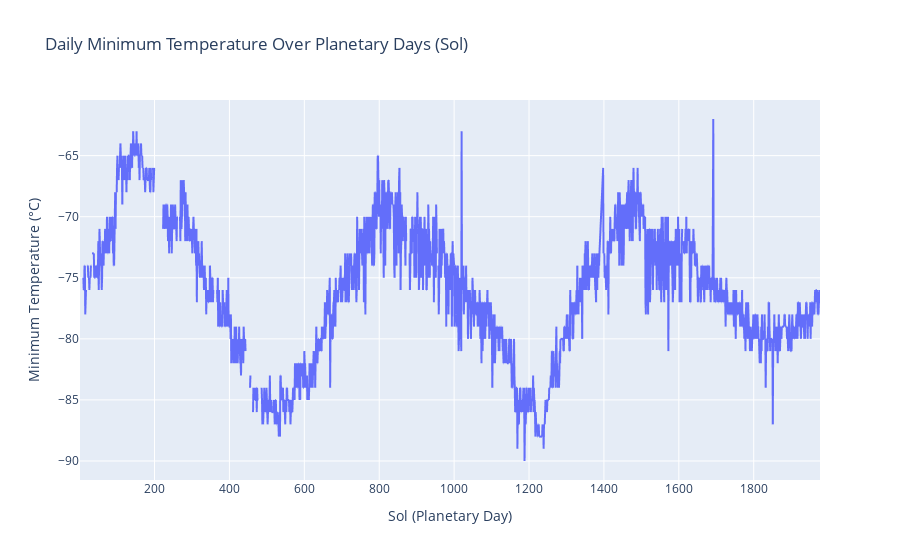

Notebook source saved alongside this figure:
### Code cell
# Line chart the daily minimum temp over sols (Daily Temperature Dynamics)
px.line(
    planet_data,
    x='sol', 
    y='min_temp',
    title='Daily Minimum Temperature Over Planetary Days (Sol)',
    labels={'sol': 'Sol (Planetary Day)', 'min_temp': 'Minimum Temperature (°C)'}
)

### Figure 1 — Plotly figure (JSON) as saved in the notebook; plotly's stock layout.template omitted (floating-point values rounded to 4 significant figures; data arrays with more than 128 entries replaced by an {"elided": "..."} marker saying what was removed)
{"data": [{"hovertemplate": "Sol (Planetary Day)=%{x}<br>Minimum Temperature (°C)=%{y}<extra></extra>", "legendgroup": "", "line": {"color": "#636efa", "dash": "solid"}, "marker": {"symbol": "circle"}, "mode": "lines", "name": "", "showlegend": false, "type": "scattergl", "x": {"elided": "1894 int values"}, "xaxis": "x", "y": {"elided": "1894 float values"}, "yaxis": "y"}], "layout": {"legend": {"tracegroupgap": 0}, "title": {"text": "Daily Minimum Temperature Over Planetary Days (Sol)"}, "xaxis": {"anchor": "y", "domain": [0, 1], "title": {"text": "Sol (Planetary Day)"}}, "yaxis": {"anchor": "x", "domain": [0, 1], "title": {"text": "Minimum Temperature (°C)"}}}}
